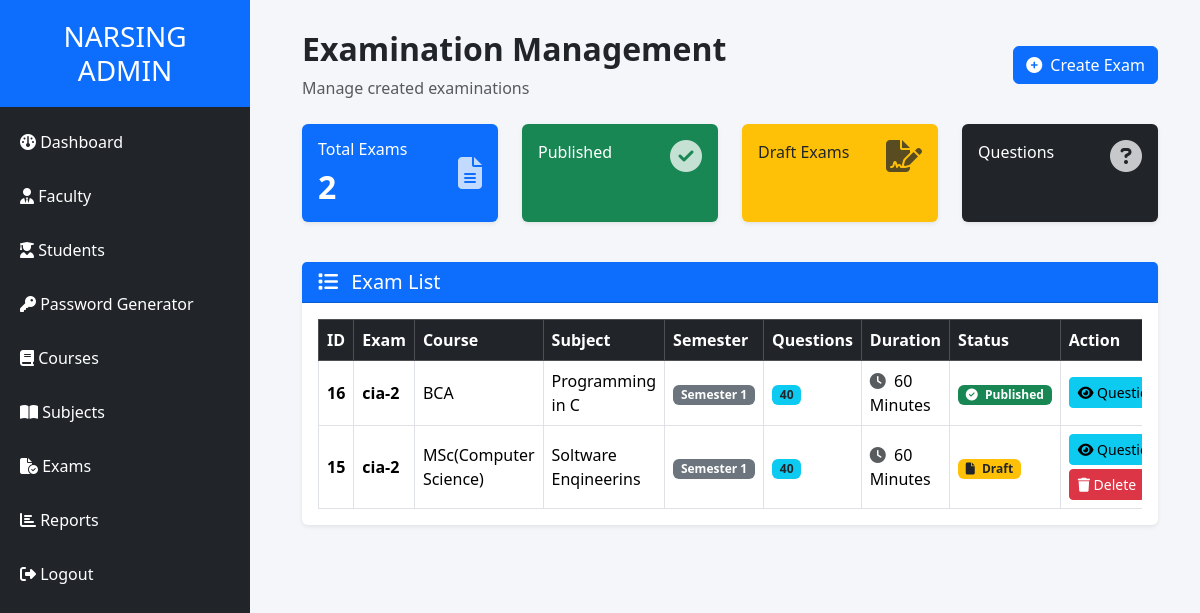
Page /admin-panel/exams/ (signed in) on the committed database.
### quiz/models.py (models this page shows, shortened)
class Exam(models.Model):
    exam_name = models.CharField(max_length=100)
    course = models.ForeignKey(
        Course,
        on_delete=models.CASCADE
    )
    semester = models.IntegerField(default=1)
    subject = models.ForeignKey(
        Subject,
        on_delete=models.CASCADE
    )
    duration = models.IntegerField(default=60)
    created_by = models.ForeignKey(
        User,
        on_delete=models.CASCADE,
        null=True
    )
    number_of_questions = models.IntegerField()
    start_time = models.DateTimeField()
    end_time = models.DateTimeField()
    is_published = models.BooleanField(default=False)
    created_at = models.DateTimeField(auto_now_add=True)

class Course(models.Model):
    name = models.CharField(
        max_length=100
    )

class Subject(models.Model):
    code = models.CharField(
        max_length=20,
        unique=True
    )
    name = models.CharField(
        max_length=100
    )
    course = models.ForeignKey(
        Course,
        on_delete=models.CASCADE
    )
    semester = models.IntegerField()

### quiz/views.py (the view)
@login_required
@user_passes_test(is_admin)
def manage_exams(request):
    exams = Exam.objects.select_related(
        "course",
        "subject"
    ).order_by("-created_at")
    return render(
        request,
        "admin_panel/manage_exams.html",
        {
            "exams": exams,
        }
    )

### quiz/views.py (called while the page is built)
def is_admin(user):
    return (
        user.is_authenticated
        and user.is_superuser
    )

### quiz/templates/admin_panel/manage_exams.html (shortened to what this page needs)
{% extends "base_admin.html" %}
{% block content %}
<div class="container-fluid">
    <div class="d-flex justify-content-between align-items-center mb-4">
        <div>
            <h2 class="fw-bold">
                Examination Management
            </h2>
            <p class="text-muted mb-0">
                Manage created examinations
            </p>
        </div>
        <a href="{% url 'admin_create_exam' %}"
           class="btn btn-primary">
            <i class="fas fa-plus-circle me-1"></i>
            Create Exam
        </a>
    </div>
    <div class="row mb-4">
        <div class="col-md-3 mb-3">
            <div class="card shadow-sm border-0 bg-primary text-white h-100">
                <div class="card-body">
                    <div class="d-flex justify-content-between align-items-center">
                        <div>
                            <h6 class="mb-2">
                                Total Exams
                            </h6>
                            <h2 class="fw-bold mb-0">
                                {{ exams|length }}
                            </h2>
                        </div>
                        <i class="fas fa-file-alt fa-2x opacity-75"></i>
                    </div>
                </div>
            </div>
        </div>
        <div class="col-md-3 mb-3">
            <div class="card shadow-sm border-0 bg-success text-white h-100">
                <div class="card-body">
                    <div class="d-flex justify-content-between align-items-center">
                        <div>
                            <h6 class="mb-2">
                                Published
                            </h6>
                        </div>
                        <i class="fas fa-check-circle fa-2x opacity-75"></i>
                    </div>
                </div>
            </div>
        </div>
        <div class="col-md-3 mb-3">
            <div class="card shadow-sm border-0 bg-warning h-100">
                <div class="card-body">
                    <div class="d-flex justify-content-between align-items-center">
                        <div>
                            <h6 class="mb-2">
                                Draft Exams
                            </h6>
                        </div>
                        <i class="fas fa-file-signature fa-2x opacity-75"></i>
                    </div>
                </div>
            </div>
        </div>
        <div class="col-md-3 mb-3">
            <div class="card shadow-sm border-0 bg-dark text-white h-100">
                <div class="card-body">
                    <div class="d-flex justify-content-between align-items-center">
                        <div>
                            <h6 class="mb-2">
                                Questions
                            </h6>
                        </div>
                        <i class="fas fa-question-circle fa-2x opacity-75"></i>
                    </div>
                </div>
            </div>
        </div>
    </div>
    <div class="card shadow-sm border-0">
        <div class="card-header bg-primary text-white">
            <h5 class="mb-0">
                <i class="fas fa-list me-2"></i>
                Exam List
            </h5>
        </div>
        <div class="card-body">
            <div class="table-responsive">
                <table class="table table-hover table-bordered align-middle mb-0">
                    <thead class="table-dark">
                        <tr>
                            <th>ID</th>
                            <th>Exam</th>
                            <th>Course</th>
                            <th>Subject</th>
                            <th>Semester</th>
                            <th>Questions</th>
                            <th>Duration</th>
                            <th>Status</th>
                            <th style="min-width: 280px;">
                                Action
                            </th>
                        </tr>
                    </thead>
                    <tbody>
                        {% for exam in exams %}
                        <tr>
                            <td class="fw-bold">
                                {{ exam.id }}
                            </td>
                            <td>
                                <strong>
                                    {{ exam.exam_name }}
                                </strong>
                            </td>
                            <td>
                                {% if exam.course %}
                                    {{ exam.course.name }}
                                {% else %}
                                    <span class="text-muted">
                                        —
                                    </span>
                                {% endif %}
                            </td>
                            <td>
                                {% if exam.subject %}
                                    {{ exam.subject.name }}
                                {% else %}
                                    <span class="text-muted">
                                        —
                                    </span>
                                {% endif %}
                            </td>
                            <td>
                                <span class="badge bg-secondary">
                                    Semester {{ exam.semester }}
                                </span>
                            </td>
                            <td>
                                <span class="badge bg-info text-dark">
                                    {{ exam.number_of_questions }}
                                </span>
                            </td>
                            <td>
                                <i class="fas fa-clock me-1 text-muted"></i>
                                {{ exam.duration }} Minutes
                            </td>
                            <td>
                                {% if exam.is_published %}
                                    <span class="badge bg-success">
                                        <i class="fas fa-check-circle me-1"></i>
                                        Published
                                    </span>
                                {% else %}
                                    <span class="badge bg-warning text-dark">
                                        <i class="fas fa-file me-1"></i>
                                        Draft
                                    </span>
                                {% endif %}
                            </td>
                            <td>
                                <div class="d-flex flex-wrap gap-1">
                                    <a href="{% url 'view_exam_questions' exam.id %}"
                                       class="btn btn-info btn-sm"
                                       title="View Questions">
                                        <i class="fas fa-eye"></i>
                                        Questions
                                    </a>
                                    <form method="POST"
                                          action="{% url 'delete_exam' exam.id %}"
                                          class="d-inline"
                                          onsubmit="return confirmDelete('{{ exam.exam_name|escapejs }}');">
                                        <button type="submit"
                                                class="btn btn-danger btn-sm"
                                                title="Delete Exam">
                                            <i class="fas fa-trash"></i>
                                            Delete
                                        </button>
                                    </form>
                                </div>
                            </td>
                        </tr>
                        {% endfor %}
                    </tbody>
                </table>
            </div>
        </div>
    </div>
</div>
{% endblock %}

### quiz/templates/base_admin.html (style rules this page uses)
body { background:#f4f6f9; }

### rows in the picture
Exam: id "16", exam_name "cia-2", course.name "BCA", subject.name "Programming in C", semester "1", number_of_questions "40", duration "60", is_published True (drawn)
Exam: id "15", exam_name "cia-2", course.name "MSc(Computer Science)", subject.name "Soltware Enqineerins", semester "1", number_of_questions "40", duration "60", is_published False (drawn)

### other values in the picture
{{ exams|length }} "2"
